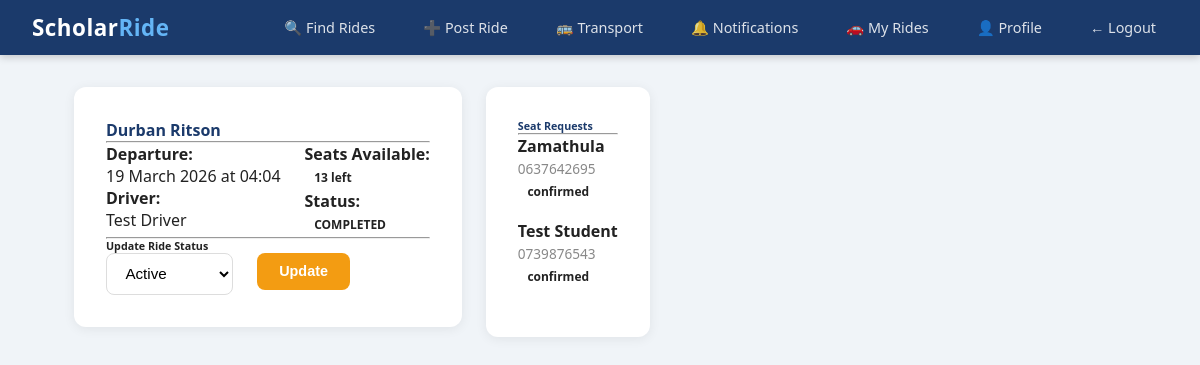
Before: /rides/1 (signed in) with the older database file.
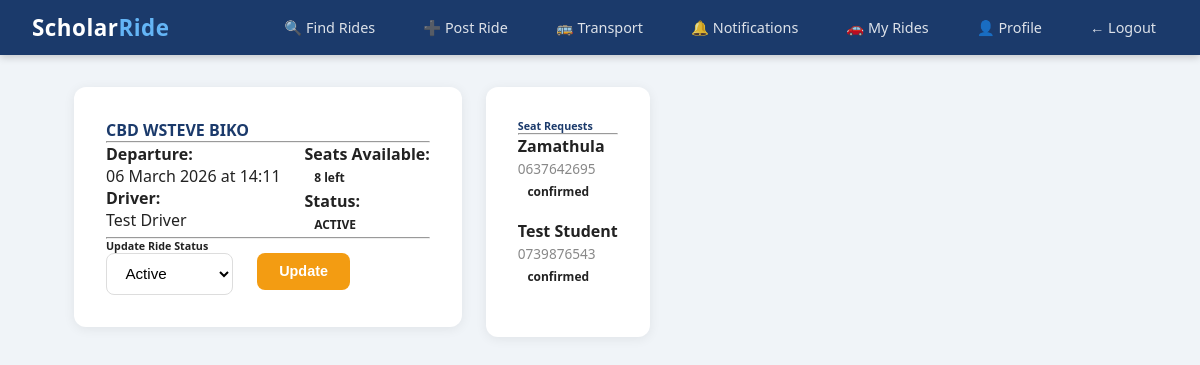
After: the same page with the newer database file.
### scholar_ride/models.py (models this page shows)
class Ride(db.Model):
    id = db.Column(db.Integer, primary_key=True)
    driver_id = db.Column(db.Integer, db.ForeignKey('user.id'), nullable=False)
    origin = db.Column(db.String(200), nullable=False)
    destination = db.Column(db.String(200), nullable=False)
    departure_time = db.Column(db.DateTime, nullable=False)
    available_seats = db.Column(db.Integer, nullable=False)
    total_seats = db.Column(db.Integer, nullable=False)
    status = db.Column(db.String(20), default='active')
    created_at = db.Column(db.DateTime, default=datetime.utcnow)
    bookings = db.relationship('Booking', backref='ride', lazy=True)

class Booking(db.Model):
    id = db.Column(db.Integer, primary_key=True)
    ride_id = db.Column(db.Integer, db.ForeignKey('ride.id'), nullable=False)
    student_id = db.Column(db.Integer, db.ForeignKey('user.id'), nullable=False)
    booking_date = db.Column(db.DateTime, default=datetime.utcnow)
    status = db.Column(db.String(20), default='pending')

class User(db.Model, UserMixin):
    id = db.Column(db.Integer, primary_key=True)
    student_number = db.Column(db.String(20), unique=True, nullable=True)
    staff_number = db.Column(db.String(20), unique=True, nullable=True)
    full_name = db.Column(db.String(100), nullable=False)
    email = db.Column(db.String(120), unique=True, nullable=False)
    phone = db.Column(db.String(20), nullable=False)
    password_hash = db.Column(db.String(128), nullable=False)
    role = db.Column(db.String(20), default='student')
    department = db.Column(db.String(100), nullable=True)
    verified = db.Column(db.Boolean, default=False)
    otp = db.Column(db.String(6), nullable=True)
    created_at = db.Column(db.DateTime, default=datetime.utcnow)
    rides = db.relationship('Ride', backref='driver', lazy=True)
    bookings = db.relationship('Booking', backref='student', lazy=True)

### scholar_ride/routes/rides.py (the view, shortened to what this page needs)
@rides.route('/rides/<int:ride_id>')
@login_required
def ride_detail(ride_id):
    ride = Ride.query.get_or_404(ride_id)
    bookings = Booking.query.filter_by(ride_id=ride_id).all()
    already_booked = False
    booking_status = None
    return render_template('rides/detail.html',
                           ride=ride,
                           bookings=bookings,
                           already_booked=already_booked,
                           booking_status=booking_status)

### scholar_ride/models.py (called while the page is built)
@login_manager.user_loader
def load_user(user_id):
    return User.query.get(int(user_id))

### scholar_ride/templates/rides/detail.html (shortened to what this page needs)
{% extends "base.html" %}
{% block content %}
<div class="row">
    <div class="col-md-8">
        <div class="card p-4 mb-3">
            <h4 style="color:#1B3A6B;">
                 {{ ride.origin }}
                 {{ ride.destination }}
            </h4>
            <hr>
            <div class="row">
                <div class="col-md-6">
                    <p> <strong>Departure:</strong><br>
                    {{ ride.departure_time.strftime('%d %B %Y at %H:%M') }}</p>
                    <p> <strong>Driver:</strong><br>
                    {{ ride.driver.full_name }}</p>
                </div>
                <div class="col-md-6">
                    <p> <strong>Seats Available:</strong><br>
                    {% if ride.available_seats > 0 %}
                        <span class="badge bg-success fs-6">{{ ride.available_seats }} left</span>
                    {% else %}
                        <span class="badge bg-danger fs-6">Full</span>
                    {% endif %}
                    </p>
                    <p> <strong>Status:</strong><br>
                    <span class="badge
                        {% if ride.status == 'active' %}bg-primary
                        {% elif ride.status == 'cancelled' %}bg-danger
                        {% elif ride.status == 'delayed' %}bg-warning
                        {% else %}bg-secondary{% endif %}">
                        {{ ride.status | upper }}
                    </span></p>
                </div>
            </div>
            {% if current_user.id == ride.driver_id %}
            <hr>
            <h6>Update Ride Status</h6>
            <form method="POST" action="/rides/{{ ride.id }}/update">
                <div class="row g-2">
                    <div class="col-md-8">
                        <select name="status" class="form-select">
                            <option value="active">Active</option>
                        </select>
                    </div>
                    <div class="col-md-4">
                        <button type="submit" class="btn btn-warning w-100">Update</button>
                    </div>
                </div>
            </form>
            {% endif %}
        </div>
    </div>
    {% if current_user.id == ride.driver_id %}
    <div class="col-md-4">
        <div class="card p-3">
            <h6 style="color:#1B3A6B;">
                 Seat Requests
            </h6>
            <hr>
            {% if bookings %}
                {% for booking in bookings %}
                <div class="mb-2 p-2 border rounded">
                    <strong>{{ booking.student.full_name }}</strong><br>
                    <small class="text-muted">{{ booking.student.phone }}</small><br>
                    <span class="badge
                        {% if booking.status == 'confirmed' %}bg-success
                        {% elif booking.status == 'pending' %}bg-warning
                        {% else %}bg-danger{% endif %}">
                        {{ booking.status }}
                    </span>
                </div>
                {% endfor %}
            {% else %}
                <p class="text-muted">No requests yet.</p>
            {% endif %}
        </div>
    </div>
    {% endif %}
</div>
{% endblock %}

Changed rows visible on the page:
changed Ride: origin "Durban" → "CBD"; destination "Ritson" → "WSTEVE BIKO"; departure_time "19 March 2026 at 04:04" → "06 March 2026 at 14:11"; available_seats "13" → "8"; status "COMPLETED" → "ACTIVE"
